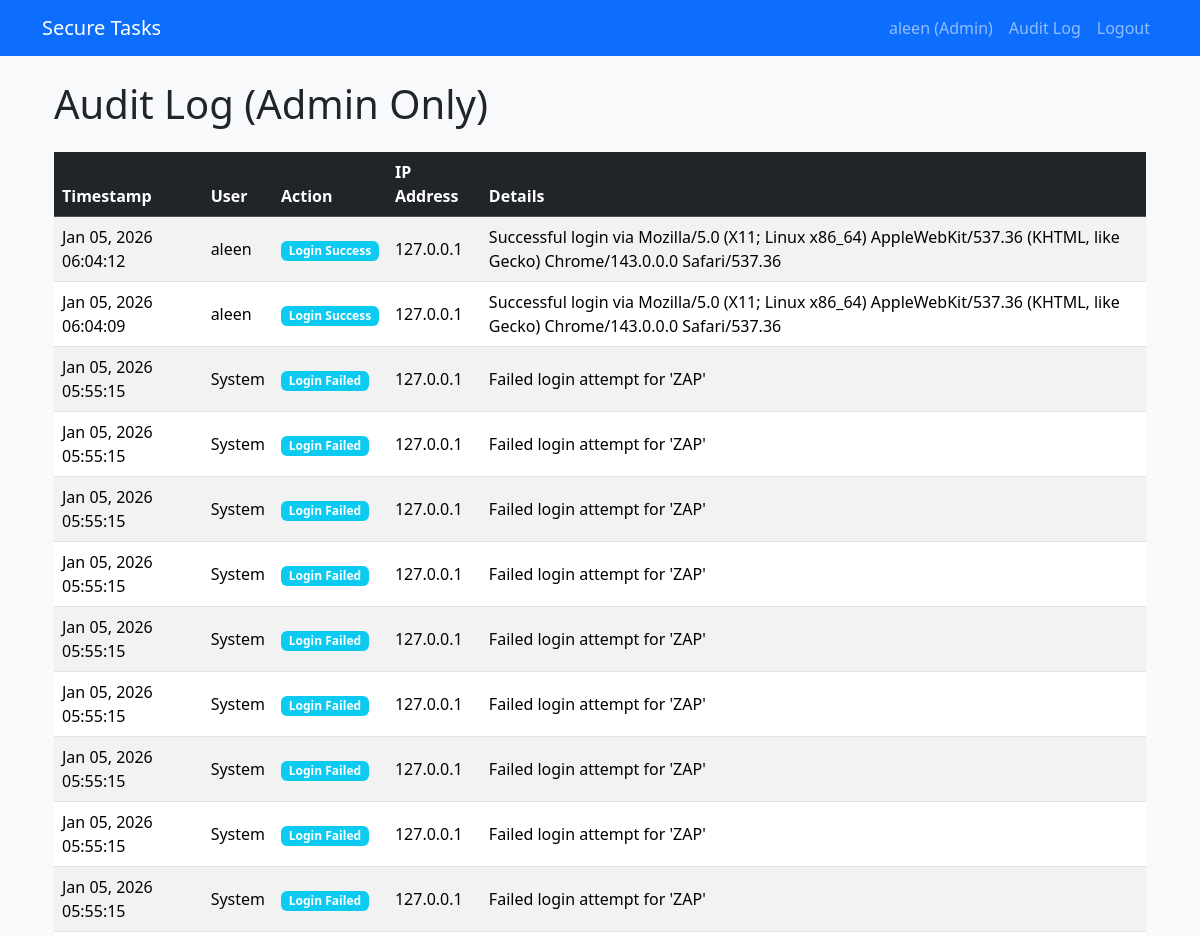
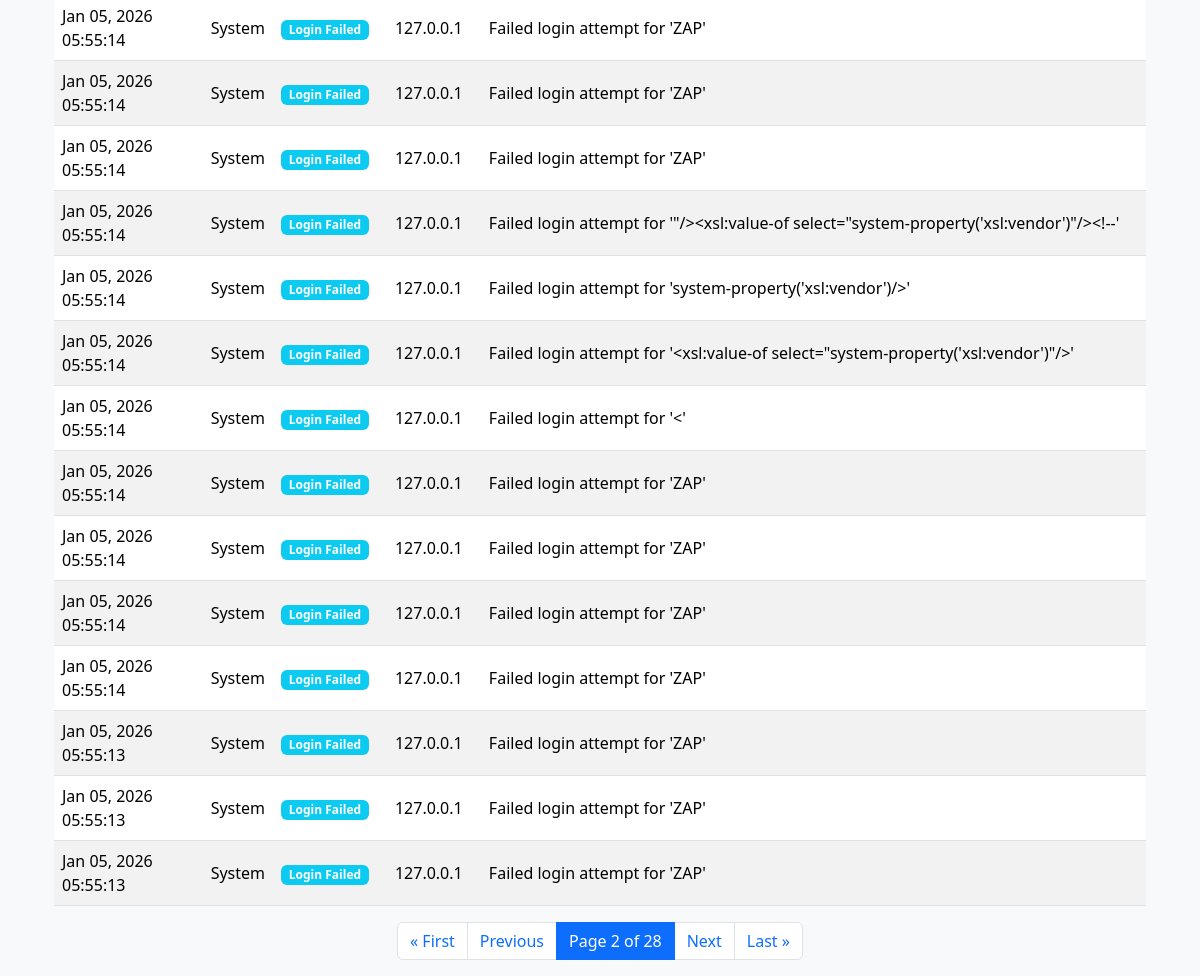
Screenshot of /tasks/audit-log/?page=2 (signed in) with the database file from the repository (2 pictures, top to bottom).
### auditlog/models.py (models this page shows, shortened)
class AuditLog(models.Model):
    ACTION_CHOICES = [
        ('LOGIN_SUCCESS', 'Login Success'),
        ('LOGIN_FAILED', 'Login Failed'),
        ('LOGOUT', 'Logout'),
        ('TASK_CREATE', 'Task Created'),
        ('TASK_UPDATE', 'Task Updated'),
        ('TASK_DELETE', 'Task Deleted'),
    ]
    user = models.ForeignKey(
        User,
        on_delete=models.SET_NULL,
        null=True,
        blank=True,
        help_text="User who performed the action (null for failed logins)"
    )
    action = models.CharField(
        max_length=50,
        choices=ACTION_CHOICES,
        help_text="Type of action performed"
    )
    timestamp = models.DateTimeField(
        auto_now_add=True,
        help_text="When the action occurred"
    )
    details = models.TextField(
        blank=True,
        help_text="Additional details (no sensitive data)"
    )
    ip_address = models.GenericIPAddressField(
        null=True,
        blank=True,
        help_text="Client IP address"
    )
    class Meta:
        ordering = ['-timestamp']  # Most recent first
        verbose_name = 'Audit Log'
        verbose_name_plural = 'Audit Logs'

### tasks/views.py (the view)
# urls.py: path('audit-log/', views.AuditLogListView.as_view(), name='audit_log'),
@method_decorator(staff_member_required, name='dispatch')
class AuditLogListView(LoginRequiredMixin, ListView):
    model = AuditLog
    template_name = 'auditlog/audit_log.html'
    context_object_name = 'logs'
    paginate_by = 25

### securetaskapp/templates/auditlog/audit_log.html
{% extends 'base.html' %}
{% block content %}
<div class="container mt-4">
    <h1 class="mb-4">Audit Log (Admin Only)</h1>
    <div class="table-responsive">
        <table class="table table-striped table-hover align-middle">
            <thead class="table-dark">
                <tr>
                    <th>Timestamp</th>
                    <th>User</th>
                    <th>Action</th>
                    <th>IP Address</th>
                    <th>Details</th>
                </tr>
            </thead>
            <tbody>
                {% for log in logs %}
                <tr>
                    <td>{{ log.timestamp|date:"M d, Y H:i:s" }}</td>
                    <td>{{ log.user|default:"System" }}</td>
                    <td><span class="badge bg-info">{{ log.get_action_display }}</span></td>
                    <td>{{ log.ip_address|default:"-" }}</td>
                    <td>{{ log.details }}</td>
                </tr>
                {% empty %}
                <tr><td colspan="5" class="text-center py-4">No logs yet</td></tr>
                {% endfor %}
            </tbody>
        </table>
    </div>
    {% if page_obj.has_other_pages %}
    <nav aria-label="Audit log pagination">
        <ul class="pagination justify-content-center">
            {% if page_obj.has_previous %}
                <li class="page-item">
                    <a class="page-link" href="?page=1">&laquo; First</a>
                </li>
                <li class="page-item">
                    <a class="page-link" href="?page={{ page_obj.previous_page_number }}">Previous</a>
                </li>
            {% endif %}
            <li class="page-item active">
                <span class="page-link">Page {{ page_obj.number }} of {{ page_obj.paginator.num_pages }}</span>
            </li>
            {% if page_obj.has_next %}
                <li class="page-item">
                    <a class="page-link" href="?page={{ page_obj.next_page_number }}">Next</a>
                </li>
                <li class="page-item">
                    <a class="page-link" href="?page={{ page_obj.paginator.num_pages }}">Last &raquo;</a>
                </li>
            {% endif %}
        </ul>
    </nav>
    {% endif %}
</div>
{% endblock %}

### securetaskapp/templates/base.html (shortened to what this page needs)
<!DOCTYPE html>
<html lang="en">
<head>
    <link href="https://cdn.jsdelivr.net/npm/bootstrap@5.3.2/dist/css/bootstrap.min.css" rel="stylesheet">
</head>
<body class="bg-light">
    <nav class="navbar navbar-expand-lg navbar-dark bg-primary">
        <div class="container">
            <a class="navbar-brand" href="{% url 'task_list' %}">Secure Tasks</a>
            <div class="navbar-nav ms-auto">
                {% if user.is_authenticated %}
                    <a class="nav-item nav-link" href="{% url 'profile' %}">{{ user.username }} {% if user.is_staff %}(Admin){% endif %}</a>
                    {% if user.is_staff %}
                        <a class="nav-item nav-link" href="{% url 'audit_log' %}">Audit Log</a>
                    {% endif %}
                    <form method="post" action="{% url 'logout' %}" class="d-inline">
                        <button type="submit" class="nav-link btn btn-link" style="cursor: pointer;">Logout</button>
                    </form>
                {% else %}
                    <a class="nav-item nav-link" href="{% url 'login' %}">Login</a>
                    <a class="nav-item nav-link" href="{% url 'register' %}">Register</a>
                {% endif %}
            </div>
        </div>
    </nav>
    <div class="container mt-4">
        {% block content %}{% endblock %}
    </div>
</body>
</html>

### rows the page displays
AuditLog: timestamp "Jan 05, 2026 06:04:12", user "aleen", action "Login Success", ip_address "127.0.0.1", details "Successful login via Mozilla/5.0 (X11; Linux x86_64) AppleWebKit/537.36 (KHTML, like Gecko) Chrome/143.0.0.0 Safari/537.36"
AuditLog: timestamp "Jan 05, 2026 06:04:09", user "aleen", action "Login Success", ip_address "127.0.0.1", details "Successful login via Mozilla/5.0 (X11; Linux x86_64) AppleWebKit/537.36 (KHTML, like Gecko) Chrome/143.0.0.0 Safari/537.36"
AuditLog: timestamp "Jan 05, 2026 05:55:15", user "System", action "Login Failed", ip_address "127.0.0.1", details "Failed login attempt for 'ZAP'"
AuditLog: timestamp "Jan 05, 2026 05:55:15", user "System", action "Login Failed", ip_address "127.0.0.1", details "Failed login attempt for 'ZAP'"
AuditLog: timestamp "Jan 05, 2026 05:55:15", user "System", action "Login Failed", ip_address "127.0.0.1", details "Failed login attempt for 'ZAP'"
AuditLog: timestamp "Jan 05, 2026 05:55:15", user "System", action "Login Failed", ip_address "127.0.0.1", details "Failed login attempt for 'ZAP'"
AuditLog: timestamp "Jan 05, 2026 05:55:15", user "System", action "Login Failed", ip_address "127.0.0.1", details "Failed login attempt for 'ZAP'"
AuditLog: timestamp "Jan 05, 2026 05:55:15", user "System", action "Login Failed", ip_address "127.0.0.1", details "Failed login attempt for 'ZAP'"
AuditLog: timestamp "Jan 05, 2026 05:55:15", user "System", action "Login Failed", ip_address "127.0.0.1", details "Failed login attempt for 'ZAP'"
AuditLog: timestamp "Jan 05, 2026 05:55:15", user "System", action "Login Failed", ip_address "127.0.0.1", details "Failed login attempt for 'ZAP'"
AuditLog: timestamp "Jan 05, 2026 05:55:15", user "System", action "Login Failed", ip_address "127.0.0.1", details "Failed login attempt for 'ZAP'"
AuditLog: timestamp "Jan 05, 2026 05:55:14", user "System", action "Login Failed", ip_address "127.0.0.1", details "Failed login attempt for 'ZAP'"
AuditLog: timestamp "Jan 05, 2026 05:55:14", user "System", action "Login Failed", ip_address "127.0.0.1", details "Failed login attempt for 'ZAP'"
AuditLog: timestamp "Jan 05, 2026 05:55:14", user "System", action "Login Failed", ip_address "127.0.0.1", details "Failed login attempt for 'ZAP'"
AuditLog: timestamp "Jan 05, 2026 05:55:14", user "System", action "Login Failed", ip_address "127.0.0.1", details "Failed login attempt for '\"/><xsl:value-of select=\"system-property('xsl:vendor')\"/><!--'"
AuditLog: timestamp "Jan 05, 2026 05:55:14", user "System", action "Login Failed", ip_address "127.0.0.1", details "Failed login attempt for 'system-property('xsl:vendor')/>'"
AuditLog: timestamp "Jan 05, 2026 05:55:14", user "System", action "Login Failed", ip_address "127.0.0.1", details "Failed login attempt for '<xsl:value-of select=\"system-property('xsl:vendor')\"/>'"
AuditLog: timestamp "Jan 05, 2026 05:55:14", user "System", action "Login Failed", ip_address "127.0.0.1", details "Failed login attempt for '<'"
AuditLog: timestamp "Jan 05, 2026 05:55:14", user "System", action "Login Failed", ip_address "127.0.0.1", details "Failed login attempt for 'ZAP'"
AuditLog: timestamp "Jan 05, 2026 05:55:14", user "System", action "Login Failed", ip_address "127.0.0.1", details "Failed login attempt for 'ZAP'"
AuditLog: timestamp "Jan 05, 2026 05:55:14", user "System", action "Login Failed", ip_address "127.0.0.1", details "Failed login attempt for 'ZAP'"
AuditLog: timestamp "Jan 05, 2026 05:55:14", user "System", action "Login Failed", ip_address "127.0.0.1", details "Failed login attempt for 'ZAP'"
AuditLog: timestamp "Jan 05, 2026 05:55:13", user "System", action "Login Failed", ip_address "127.0.0.1", details "Failed login attempt for 'ZAP'"
AuditLog: timestamp "Jan 05, 2026 05:55:13", user "System", action "Login Failed", ip_address "127.0.0.1", details "Failed login attempt for 'ZAP'"
AuditLog: timestamp "Jan 05, 2026 05:55:13", user "System", action "Login Failed", ip_address "127.0.0.1", details "Failed login attempt for 'ZAP'"

### other values shown
{{ user.username }} "aleen"
{{ page_obj.number }} "2"
{{ page_obj.paginator.num_pages }} "28"
